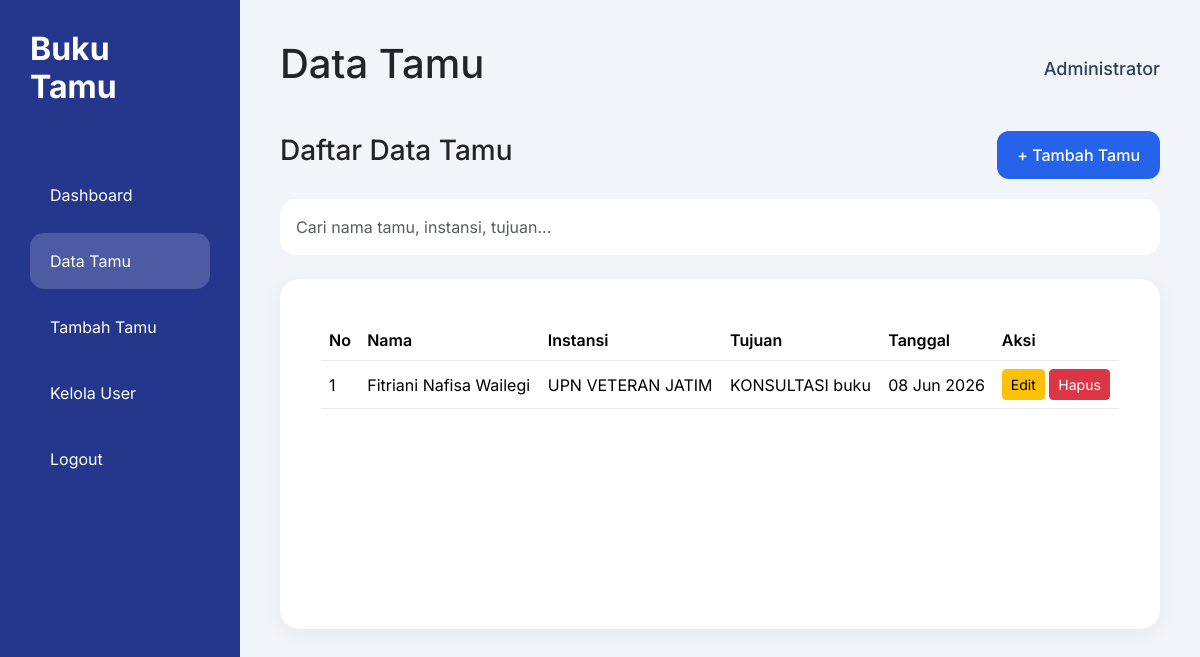
Page /data_tamu.php (signed in) on the earlier database version.
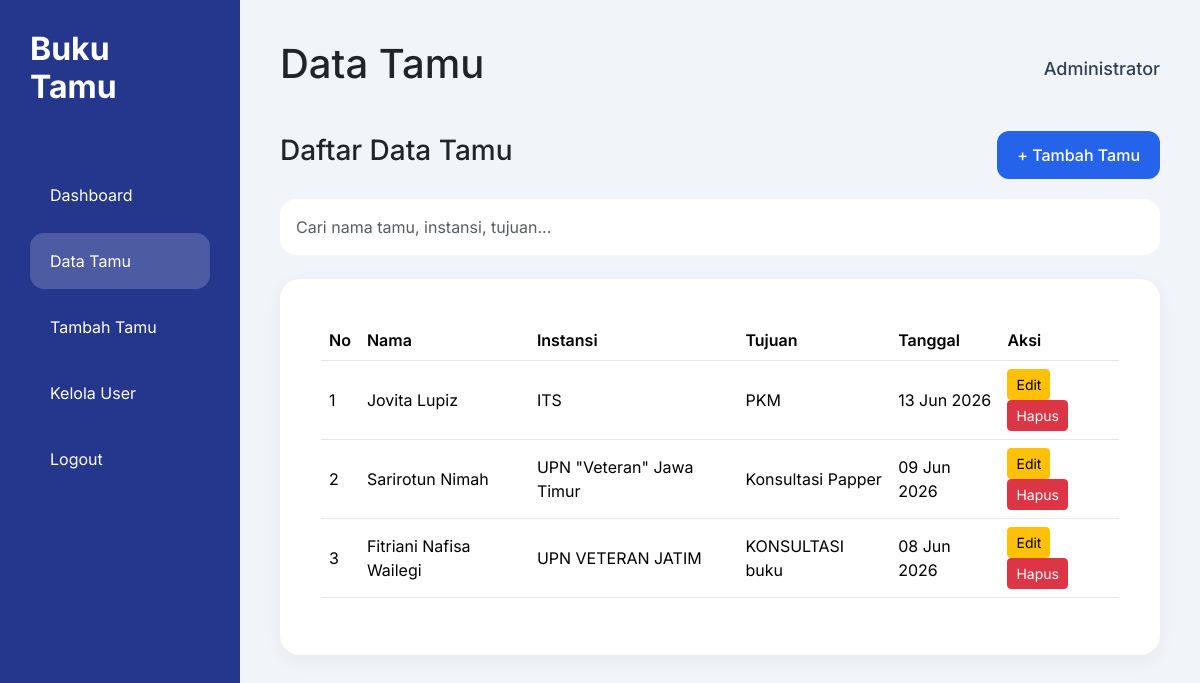
Same page on the later database version.
### tables this page shows
CREATE TABLE IF NOT EXISTS `tamu` (
  `id` int NOT NULL AUTO_INCREMENT,
  `nama` varchar(100) NOT NULL,
  `instansi` varchar(100) NOT NULL,
  `tujuan` text NOT NULL,
  `tanggal` date NOT NULL,
  `user_id` int DEFAULT NULL,
  `status` varchar(20) NOT NULL DEFAULT 'Menunggu',
  PRIMARY KEY (`id`),
  KEY `user_id` (`user_id`),
  CONSTRAINT `tamu_ibfk_1` FOREIGN KEY (`user_id`) REFERENCES `users` (`id`)
);

### data_tamu.php (the view, shortened to what this page needs)
<?php
include 'koneksi.php';
$query = mysqli_query(
    $conn,
    "SELECT * FROM tamu ORDER BY id DESC"
);
?>
<!DOCTYPE html>
<html lang="id">
<head>
    <link href="https://cdn.jsdelivr.net/npm/bootstrap@5.3.3/dist/css/bootstrap.min.css" rel="stylesheet">
    <link rel="stylesheet" href="assets/css/style.css">
</head>
<body>
<div class="wrapper">
    <?php include 'layout/sidebar.php'; ?>
    <div class="main-content">
        <div class="topbar">
            <h1>Data Tamu</h1>
            <span class="admin-text">
                <?= $_SESSION['nama']; ?>
            </span>
        </div>
        <div class="section-header">
            <h3>Daftar Data Tamu</h3>
            <a href="tambah_tamu.php" class="btn btn-primary">
                + Tambah Tamu
            </a>
        </div>
        <input
            type="text"
            id="searchInput"
            class="form-control search-box mb-4"
            placeholder="Cari nama tamu, instansi, tujuan..."
        >
        <div class="card table-card">
            <div class="card-body">
                <table
                    class="table align-middle"
                    id="tabelTamu"
                >
                    <thead>
                        <tr>
                            <th>No</th>
                            <th>Nama</th>
                            <th>Instansi</th>
                            <th>Tujuan</th>
                            <th>Tanggal</th>
                            <th>Aksi</th>
                        </tr>
                    </thead>
                    <tbody>
                    <?php
                    $no = 1;
                    while($row = mysqli_fetch_assoc($query)){
                    ?>
                        <tr>
                            <td><?= $no++ ?></td>
                            <td><?= htmlspecialchars($row['nama']) ?></td>
                            <td><?= htmlspecialchars($row['instansi']) ?></td>
                            <td><?= htmlspecialchars($row['tujuan']) ?></td>
                            <td>
                                <?= date(
                                    'd M Y',
                                    strtotime($row['tanggal'])
                                ) ?>
                            </td>
                            <td>
                                <a
                                    href="edit_tamu.php?id=<?= $row['id'] ?>"
                                    class="btn btn-warning btn-sm"
                                >
                                    Edit
                                </a>
                                <a
                                    href="hapus_tamu.php?id=<?= $row['id'] ?>"
                                    class="btn btn-danger btn-sm"
                                    onclick="return confirm('Yakin ingin menghapus data ini?')"
                                >
                                    Hapus
                                </a>
                            </td>
                        </tr>
                    <?php } ?>
                    </tbody>
                </table>
            </div>
        </div>
    </div>
</div>
</body>
</html>

Differences in the rows shown:
added tamu: nama "Jovita Lupiz", instansi "ITS", tujuan "PKM", tanggal "13 Jun 2026"
added tamu: nama "Sarirotun Nimah", instansi "UPN \"Veteran\" Jawa Timur", tujuan "Konsultasi Papper", tanggal "09 Jun 2026"
